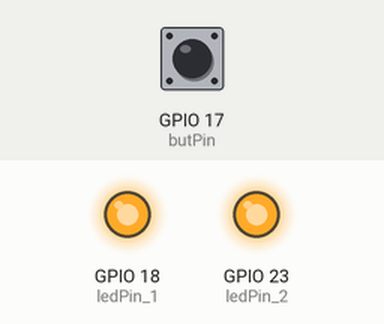
Simulated run of this program. Board: Raspberry Pi (BCM pin numbers). Shown: output pins drawn as LEDs (lit = HIGH). Inputs (shaded band) come from the test bench; at power-on: GPIO 17 (butPin) HIGH. What the program prints to the terminal is not drawn.

Above: at 0.1 s.
At 20.1 s:
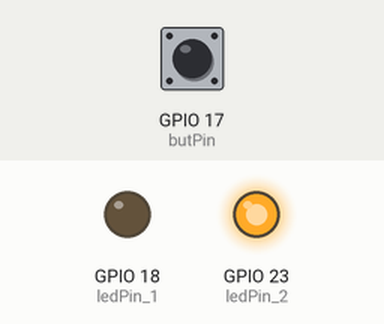
Timing chart, 0 to 21.6 s (numbered marks = the images above):
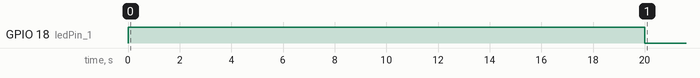

Measured:
- by itself, GPIO 18 (ledPin_1): HIGH → LOW at 20.0 s

The program:

push_button.py
```python
# -*- coding: utf-8 -*-
"""
Created on Fri Oct 26 15:33:37 2018

@author: sofyan.fadli
"""

# External module imports
import RPi.GPIO as GPIO
import time

# Pin Definitons:
ledPin_1 = 18 # Broadcom pin 18 (P1 pin 12)
ledPin_2 = 23 # Broadcom pin 23 (P1 pin 16)
butPin = 17 # Broadcom pin 17 (P1 pin 11)

# Pin Setup:
GPIO.setmode(GPIO.BCM) # Broadcom pin-numbering scheme
GPIO.setup(ledPin_1, GPIO.OUT) # LED pin set as output
GPIO.setup(ledPin_2, GPIO.OUT) # PWM pin set as output
GPIO.setup(butPin, GPIO.IN, pull_up_down=GPIO.PUD_UP) # Button pin set as input w/ pull-up

# Initial state for LEDs:
GPIO.output(ledPin_1, GPIO.HIGH)
GPIO.output(ledPin_2, GPIO.HIGH)

print("Here we go! Press CTRL+C to exit")
try:
    while 1:
        if GPIO.input(butPin): # button is released
            time.sleep(20)
            GPIO.output(ledPin_1, GPIO.LOW)
            GPIO.output(ledPin_2, GPIO.HIGH)
        else: # button is pressed:
            time.sleep(20)
            GPIO.output(ledPin_1, GPIO.HIGH)
            GPIO.output(ledPin_2, GPIO.LOW)
except KeyboardInterrupt: # If CTRL+C is pressed, exit cleanly:
    GPIO.cleanup() # cleanup all GPIO
```
